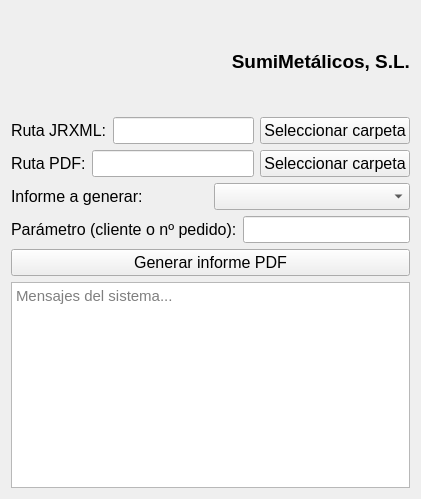
<?xml version="1.0" encoding="UTF-8"?>
<ui version="4.0">
 <class>MainWindow</class>
 <widget class="QWidget" name="MainWindow">
  <property name="geometry">
   <rect>
    <x>0</x>
    <y>0</y>
    <width>410</width>
    <height>499</height>
   </rect>
  </property>
  <property name="windowTitle">
   <string>Generador de Informes - SumiMetálicos, S.L.</string>
  </property>
  <property name="windowIcon">
   <iconset resource="logo.qrc">
    <normaloff>:/logo/logo.png</normaloff>:/logo/logo.png</iconset>
  </property>
  <layout class="QVBoxLayout" name="verticalLayout">
   <item>
    <layout class="QHBoxLayout" name="headerLayout">
     <property name="spacing">
      <number>50</number>
     </property>
     <item>
      <widget class="QLabel" name="labelLogo">
       <property name="sizePolicy">
        <sizepolicy hsizetype="Fixed" vsizetype="Preferred">
         <horstretch>0</horstretch>
         <verstretch>0</verstretch>
        </sizepolicy>
       </property>
       <property name="minimumSize">
        <size>
         <width>170</width>
         <height>100</height>
        </size>
       </property>
       <property name="maximumSize">
        <size>
         <width>170</width>
         <height>100</height>
        </size>
       </property>
       <property name="frameShape">
        <enum>QFrame::Shape::NoFrame</enum>
       </property>
       <property name="pixmap">
        <pixmap resource="logo.qrc">:/logo/logo.png</pixmap>
       </property>
       <property name="scaledContents">
        <bool>true</bool>
       </property>
      </widget>
     </item>
     <item>
      <widget class="QLabel" name="labelCompanyName">
       <property name="font">
        <font>
         <pointsize>14</pointsize>
         <bold>true</bold>
        </font>
       </property>
       <property name="text">
        <string>SumiMetálicos, S.L.</string>
       </property>
       <property name="scaledContents">
        <bool>false</bool>
       </property>
       <property name="alignment">
        <set>Qt::AlignmentFlag::AlignRight|Qt::AlignmentFlag::AlignTrailing|Qt::AlignmentFlag::AlignVCenter</set>
       </property>
      </widget>
     </item>
    </layout>
   </item>
   <item>
    <layout class="QHBoxLayout" name="layoutJRXML">
     <item>
      <widget class="QLabel" name="labelJRXML">
       <property name="font">
        <font>
         <pointsize>12</pointsize>
        </font>
       </property>
       <property name="text">
        <string>Ruta JRXML:</string>
       </property>
      </widget>
     </item>
     <item>
      <widget class="QLineEdit" name="lineEditJRXML">
       <property name="font">
        <font>
         <pointsize>12</pointsize>
        </font>
       </property>
      </widget>
     </item>
     <item>
      <widget class="QPushButton" name="btnSelectJRXML">
       <property name="font">
        <font>
         <pointsize>12</pointsize>
        </font>
       </property>
       <property name="text">
        <string>Seleccionar carpeta</string>
       </property>
      </widget>
     </item>
    </layout>
   </item>
   <item>
    <layout class="QHBoxLayout" name="layoutPDF">
     <item>
      <widget class="QLabel" name="labelPDF">
       <property name="font">
        <font>
         <pointsize>12</pointsize>
        </font>
       </property>
       <property name="text">
        <string>Ruta PDF:</string>
       </property>
      </widget>
     </item>
     <item>
      <widget class="QLineEdit" name="lineEditPDF">
       <property name="font">
        <font>
         <pointsize>12</pointsize>
        </font>
       </property>
      </widget>
     </item>
     <item>
      <widget class="QPushButton" name="btnSelectPDF">
       <property name="font">
        <font>
         <pointsize>12</pointsize>
        </font>
       </property>
       <property name="text">
        <string>Seleccionar carpeta</string>
       </property>
      </widget>
     </item>
    </layout>
   </item>
   <item>
    <layout class="QHBoxLayout" name="layoutComboJRXML">
     <item>
      <widget class="QLabel" name="labelSelectReport">
       <property name="font">
        <font>
         <pointsize>12</pointsize>
        </font>
       </property>
       <property name="text">
        <string>Informe a generar:</string>
       </property>
      </widget>
     </item>
     <item>
      <widget class="QComboBox" name="comboBoxJRXML">
       <property name="font">
        <font>
         <pointsize>12</pointsize>
        </font>
       </property>
      </widget>
     </item>
    </layout>
   </item>
   <item>
    <layout class="QHBoxLayout" name="layoutParam">
     <item>
      <widget class="QLabel" name="labelParam">
       <property name="font">
        <font>
         <pointsize>12</pointsize>
        </font>
       </property>
       <property name="text">
        <string>Parámetro (cliente o nº pedido):</string>
       </property>
      </widget>
     </item>
     <item>
      <widget class="QLineEdit" name="lineEditParam">
       <property name="font">
        <font>
         <pointsize>12</pointsize>
        </font>
       </property>
      </widget>
     </item>
    </layout>
   </item>
   <item>
    <widget class="QPushButton" name="btnGenerar">
     <property name="font">
      <font>
       <pointsize>12</pointsize>
      </font>
     </property>
     <property name="text">
      <string>Generar informe PDF</string>
     </property>
    </widget>
   </item>
   <item>
    <widget class="QTextEdit" name="textEditOutput">
     <property name="minimumSize">
      <size>
       <width>392</width>
       <height>192</height>
      </size>
     </property>
     <property name="font">
      <font>
       <pointsize>11</pointsize>
      </font>
     </property>
     <property name="readOnly">
      <bool>true</bool>
     </property>
     <property name="placeholderText">
      <string>Mensajes del sistema...</string>
     </property>
    </widget>
   </item>
  </layout>
 </widget>
 <resources>
  <include location="logo.qrc"/>
 </resources>
 <connections/>
</ui>
